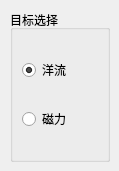
           <widget class="QWidget" name="tab_7">
            <attribute name="title">
             <string>洋流重磁响应模拟</string>
            </attribute>
            <widget class="QGroupBox" name="groupBox_7">
             <property name="geometry">
              <rect>
               <x>10</x>
               <y>10</y>
               <width>100</width>
               <height>152</height>
              </rect>
             </property>
             <property name="title">
              <string>目标选择</string>
             </property>
             <layout class="QGridLayout" name="gridLayout_13">
              <item row="0" column="0">
               <widget class="QRadioButton" name="radioButton_18">
                <property name="toolTip">
                 <string>洋流的计算机模拟</string>
                </property>
                <property name="text">
                 <string>洋流</string>
                </property>
                <property name="icon">
                 <iconset resource="Icons/icons.qrc">
                  <normaloff>:/Icons/Icons_PV/pqPlotLineOverTime24.png</normaloff>:/Icons/Icons_PV/pqPlotLineOverTime24.png</iconset>
                </property>
                <property name="checked">
                 <bool>true</bool>
                </property>
               </widget>
              </item>
              <item row="1" column="0">
               <widget class="QRadioButton" name="radioButton_20">
                <property name="toolTip">
                 <string>洋流磁力响应模拟</string>
                </property>
                <property name="text">
                 <string>磁力</string>
                </property>
                <property name="icon">
                 <iconset resource="Icons/icons.qrc">
                  <normaloff>:/Icons/Icons_PV/pq3DView16.png</normaloff>:/Icons/Icons_PV/pq3DView16.png</iconset>
                </property>
               </widget>
              </item>
             </layout>
            </widget>
           </widget>
